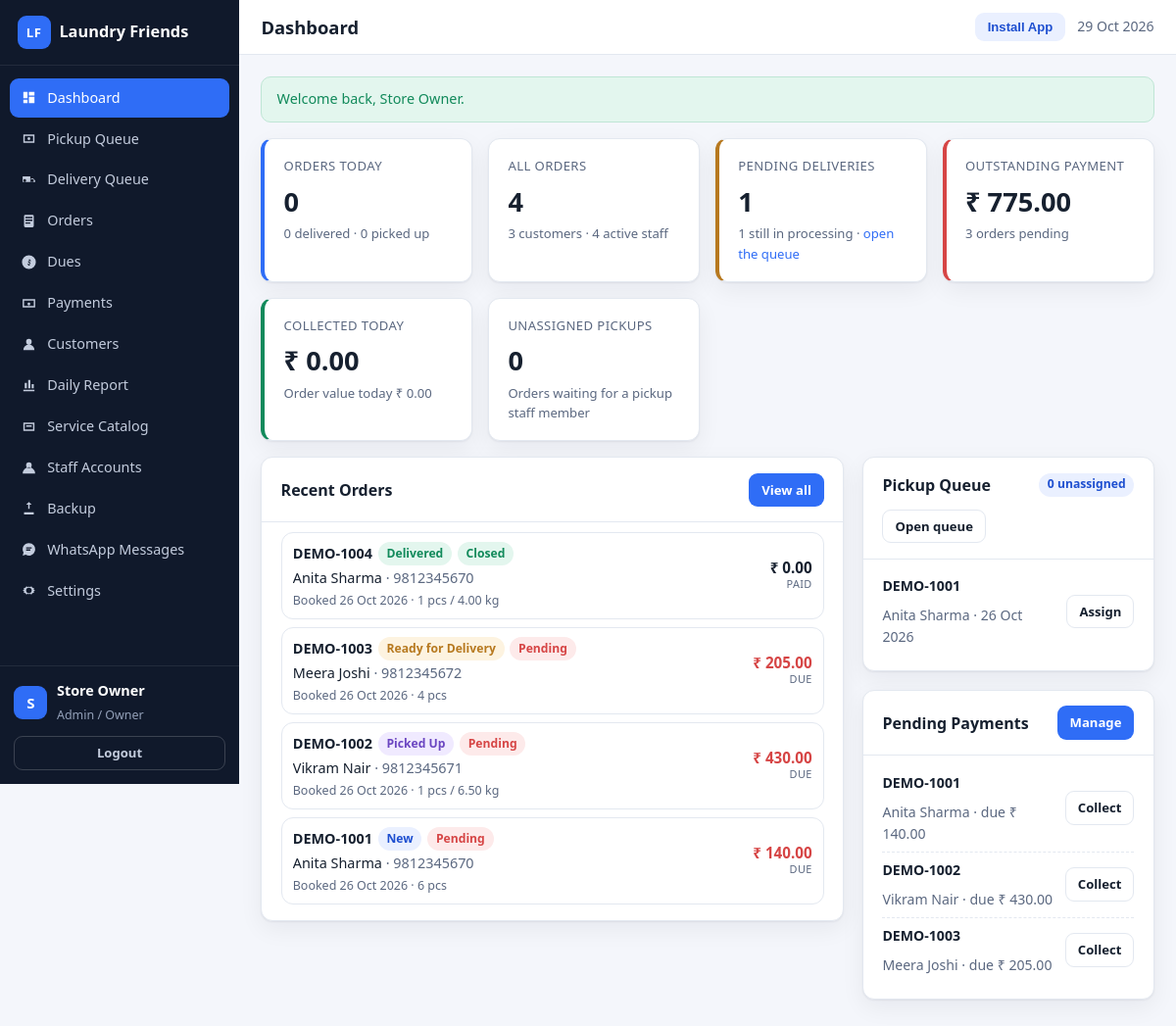
The app's page /admin/index.php (signed in) with its own data.
### tables this page shows
CREATE TABLE IF NOT EXISTS users (
  id INT UNSIGNED AUTO_INCREMENT PRIMARY KEY,
  role ENUM('super_admin','admin','staff','customer') NOT NULL DEFAULT 'customer',
  name VARCHAR(100) NOT NULL,
  email VARCHAR(150) NULL,
  phone VARCHAR(20) NULL,
  phone_key VARCHAR(20) NULL,
  password_hash VARCHAR(255) NOT NULL,
  is_active TINYINT(1) NOT NULL DEFAULT 1,
  must_change_password TINYINT(1) NOT NULL DEFAULT 0,
  last_login_at DATETIME NULL,
  created_by INT UNSIGNED NULL,
  created_at DATETIME NOT NULL DEFAULT CURRENT_TIMESTAMP,
  updated_at DATETIME NOT NULL DEFAULT CURRENT_TIMESTAMP ON UPDATE CURRENT_TIMESTAMP,
  UNIQUE KEY uq_users_email (email),
  UNIQUE KEY uq_users_phone_key (phone_key),
  KEY idx_users_role (role),
  KEY idx_users_active (is_active)
);

CREATE TABLE IF NOT EXISTS orders (
  id INT UNSIGNED AUTO_INCREMENT PRIMARY KEY,
  order_number VARCHAR(30) NOT NULL,
  customer_id INT UNSIGNED NOT NULL,
  source ENUM('customer','admin') NOT NULL DEFAULT 'admin',
  pricing_mode ENUM('per_item','per_kg') NOT NULL DEFAULT 'per_item',
  status ENUM('new','pickup_assigned','picked_up','processing','ready_for_delivery','out_for_delivery','delivered','cancelled') NOT NULL DEFAULT 'new',
  payment_status ENUM('pending','partial','paid') NOT NULL DEFAULT 'pending',
  order_date DATE NOT NULL,
  scheduled_pickup_date DATE NULL,
  scheduled_delivery_date DATE NULL,
  contact_name VARCHAR(100) NOT NULL,
  contact_phone VARCHAR(20) NOT NULL,
  delivery_address TEXT NOT NULL,
  pickup_latitude DECIMAL(10,7) NULL,
  pickup_longitude DECIMAL(10,7) NULL,
  pickup_place_id VARCHAR(255) NULL,
  pickup_staff_id INT UNSIGNED NULL,
  delivery_staff_id INT UNSIGNED NULL,
  pickup_assigned_at DATETIME NULL,
  delivery_assigned_at DATETIME NULL,
  pickup_completed_at DATETIME NULL,
  delivery_completed_at DATETIME NULL,
  subtotal DECIMAL(12,2) NOT NULL DEFAULT 0,
  discount_amount DECIMAL(12,2) NOT NULL DEFAULT 0,
  delivery_charge DECIMAL(12,2) NOT NULL DEFAULT 0,
  tax_amount DECIMAL(12,2) NOT NULL DEFAULT 0,
  total_amount DECIMAL(12,2) NOT NULL DEFAULT 0,
  paid_amount DECIMAL(12,2) NOT NULL DEFAULT 0,
  notes TEXT NULL,
  staff_notes TEXT NULL,
  created_by INT UNSIGNED NULL,
  created_at DATETIME NOT NULL DEFAULT CURRENT_TIMESTAMP,
  updated_at DATETIME NOT NULL DEFAULT CURRENT_TIMESTAMP ON UPDATE CURRENT_TIMESTAMP,
  UNIQUE KEY uq_orders_number (order_number),
  KEY idx_orders_customer (customer_id),
  KEY idx_orders_status (status),
  KEY idx_orders_pickup_staff (pickup_staff_id),
  KEY idx_orders_delivery_staff (delivery_staff_id),
  KEY idx_orders_payment (payment_status),
  KEY idx_orders_date (order_date)
);

### admin/index.php (the view, shortened to what the rows shown need)
<?php
require_once dirname(__DIR__) . '/includes/layout.php';
require_once dirname(__DIR__) . '/includes/orders.php';
require_once dirname(__DIR__) . '/includes/order-tiles.php';
$user = require_admin();
$recentOrders = db_all('SELECT * FROM orders ORDER BY id DESC LIMIT 8');
$pendingPayments = db_all(
    "SELECT o.*, c.name AS customer_name FROM orders o
     JOIN customers c ON c.id = o.customer_id
     WHERE o.payment_status <> 'paid' AND o.status <> 'cancelled'
     ORDER BY o.order_date ASC LIMIT 6"
);
$pickupQueue = db_all(
    "SELECT o.*, c.name AS customer_name FROM orders o
     JOIN customers c ON c.id = o.customer_id
     WHERE o.status IN ('new','pickup_assigned') ORDER BY o.scheduled_pickup_date ASC, o.id ASC LIMIT 6"
);
layout_start('Dashboard', 'app');
?>
<div class="detail-grid">
    <div>
        <div class="panel">
            <div class="panel-head">
                <h2>Recent Orders</h2>
            </div>
            <div class="panel-body tight">
                <?php if ($recentOrders === []): ?>
                    <div class="empty-state">No orders yet.</div>
                <?php else: ?>
                    <?php foreach ($recentOrders as $order): ?>
                        <?php
                        $recentNote = 'Booked ' . format_date((string) $order['order_date']) . ' · ' . order_items_summary((int) $order['id']);
                        order_tile($order, [
                            'note' => $recentNote,
                            'actions' => '<a class="btn btn-sm btn-ghost" href="' . e(url('admin/order-view.php?id=' . (int) $order['id'])) . '">Open</a>',
                        ]);
                        ?>
                    <?php endforeach; ?>
                <?php endif; ?>
            </div>
        </div>
    </div>
    <div>
        <div class="panel">
            <div class="panel-head">
                <h2>Pickup Queue</h2>
            </div>
            <div class="panel-body tight">
                <?php if ($pickupQueue === []): ?>
                    <div class="empty-state">No orders waiting for pickup.</div>
                <?php else: ?>
                    <?php foreach ($pickupQueue as $order): ?>
                        <div class="mini-row">
                            <div class="mini-row-main">
                                <strong><?= e($order['order_number']) ?></strong>
                                <span class="subtle"><?= e($order['contact_name']) ?> · <?= e(format_date((string) $order['scheduled_pickup_date'])) ?></span>
                            </div>
                            <div class="mini-row-side">
                                <a class="btn btn-sm btn-ghost" href="<?= e(url('admin/order-view.php?id=' . (int) $order['id'])) ?>">Assign</a>
                            </div>
                        </div>
                    <?php endforeach; ?>
                <?php endif; ?>
            </div>
        </div>
        <div class="panel">
            <div class="panel-head">
                <h2>Pending Payments</h2>
            </div>
            <div class="panel-body tight">
                <?php if ($pendingPayments === []): ?>
                    <div class="empty-state">All payments are settled.</div>
                <?php else: ?>
                    <?php foreach ($pendingPayments as $order): ?>
                        <div class="mini-row">
                            <div class="mini-row-main">
                                <strong><?= e($order['order_number']) ?></strong>
                                <span class="subtle"><?= e($order['contact_name']) ?> · due <?= e(money((float) $order['total_amount'] - (float) $order['paid_amount'])) ?></span>
                            </div>
                            <div class="mini-row-side">
                                <a class="btn btn-sm btn-ghost" href="<?= e(url('admin/payments.php?order=' . (int) $order['id'])) ?>">Collect</a>
                            </div>
                        </div>
                    <?php endforeach; ?>
                <?php endif; ?>
            </div>
        </div>
    </div>
</div>
<?php layout_end(); ?>

### includes/layout.php (shortened to what the rows shown need)
<?php
function layout_nav_items(): array
{
    $user = current_user();
    switch ($user['role']) {
        case 'super_admin':
        case 'admin':
            return [
                ['label' => 'Dashboard', 'href' => 'admin/index.php', 'icon' => 'M4 13h6V4H4v9zm0 7h6v-5H4v5zm8 0h8v-9h-8v9zm0-16v5h8V4h-8z'],
                ['label' => 'Pickup Queue', 'href' => 'admin/pickup-queue.php', 'icon' => 'M4 6h16v12H4V6zm2 2v8h12V8H6zm6 6a2 2 0 110-4 2 2 0 010 4z'],
                ['label' => 'Delivery Queue', 'href' => 'admin/delivery-queue.php', 'icon' => 'M3 7h11v8H3V7zm12 3h3l3 3v2h-6v-5zm-9 5a2 2 0 100-4 2 2 0 000 4zm11 0a2 2 0 100-4 2 2 0 000 4z'],
                ['label' => 'Orders', 'href' => 'admin/orders.php', 'icon' => 'M7 3h10a2 2 0 012 2v14a2 2 0 01-2 2H7a2 2 0 01-2-2V5a2 2 0 012-2zm0 3v2h10V6H7zm0 4v2h10v-2H7zm0 4v2h7v-2H7z'],
                ['label' => 'Dues', 'href' => 'admin/dues.php', 'icon' => 'M12 2a10 10 0 100 20 10 10 0 000-20zm1 15h-2v-1.2c-.6-.2-1.1-.6-1.2-1.3h2c.1.3.3.5.7.5.5 0 .8-.3.8-.8 0-.5-.3-.7-.9-1-.8-.3-1.6-.7-1.6-1.7 0-.7.5-1.2 1.1-1.4V8h2v1.1c.7.2 1.1.7 1.2 1.4h-2c-.1-.3-.3-.5-.6-.5-.4 0-.7.3-.7.7 0 .4.3.6.9.8.8.3 1.7.7 1.7 1.8 0 .8-.5 1.3-1.2 1.5V17z'],
                ['label' => 'Payments', 'href' => 'admin/payments.php', 'icon' => 'M3 6h18v12H3V6zm2 2v8h14V8H5zm7 3a2 2 0 110 4 2 2 0 010-4z'],
                ['label' => 'Customers', 'href' => 'admin/customers.php', 'icon' => 'M12 12a4 4 0 100-8 4 4 0 000 8zm-8 8a8 8 0 1116 0H4z'],
                ['label' => 'Daily Report', 'href' => 'admin/reports/daily.php', 'icon' => 'M4 20h16v-2H4v2zM6 16h3V8H6v8zm5 0h3V4h-3v12zm5 0h3v-6h-3v6z'],
                ['label' => 'Service Catalog', 'href' => 'admin/catalog.php', 'icon' => 'M4 6h16v12H4V6zm2 2v8h12V8H6zm2 2h8v2H8v-2z'],
                ['label' => 'Staff Accounts', 'href' => 'admin/staff.php', 'icon' => 'M12 12a4 4 0 100-8 4 4 0 000 8zm-9 8a9 9 0 1118 0H3z'],
                ['label' => 'Backup', 'href' => 'admin/backup.php', 'icon' => 'M12 3l4 4h-3v6h-2V7H8l4-4zm-7 15h14v3H5v-3z'],
                ['label' => 'WhatsApp Messages', 'href' => 'admin/whatsapp-templates.php', 'icon' => 'M12 3a9 9 0 00-7.7 13.6L3 21l4.5-1.2A9 9 0 1012 3zm-4 6h8v2H8V9zm0 3h6v2H8v-2z'],
                ['label' => 'Settings', 'href' => 'admin/settings.php', 'icon' => 'M12 8a4 4 0 100 8 4 4 0 000-8zm9 4l-2 1.2.3 2.3-2.3.3L15.5 18l-1.9-1.4L12 17.6l-1.6-1L8.5 18l-1.5-2.2-2.3-.3.3-2.3L3 12l2-1.2-.3-2.3L7 8.2 8.5 6l1.9 1.4L12 6.4l1.6 1L15.5 6l1.5 2.2 2.3.3-.3 2.3L21 12z'],
            ];
    }
    return [];
}
function layout_is_active(string $href): bool
{
    $self = basename($_SERVER['SCRIPT_NAME'] ?? '');
    $target = basename($href);
    if ($self === $target) {
        return true;
    }
    $selfDir = basename(dirname($_SERVER['SCRIPT_NAME'] ?? ''));
    $targetDir = basename(dirname($href));
    return $self === $target && $selfDir === $targetDir;
}
function layout_start(string $title, string $layout = 'app'): void
{
    $user = current_user();
    ?><!DOCTYPE html>
<html lang="en">
<head>
<link rel="stylesheet" href="<?= e(asset('assets/css/app.css')) ?>">
</head>
<body class="layout-<?= e($layout) ?>">
<?php if ($layout === 'public'): ?>
<header class="public-header">
    <div class="container nav-row">
        <a class="brand" href="<?= e(url('index.php')) ?>">
            <span class="brand-mark">LF</span>
            <span><?= e(APP_NAME) ?></span>
        </a>
        <nav class="public-nav">
            <a href="<?= e(url('index.php')) ?>#services">Services</a>
            <a href="<?= e(url('index.php')) ?>#how">How it works</a>
            <a href="<?= e(url('index.php')) ?>#contact">Contact</a>
            <button class="btn btn-soft btn-sm install-btn" type="button" data-install-app>Install App</button>
            <?php if ($user !== null): ?>
                <a class="btn btn-primary btn-sm" href="<?= e(url(home_for_role($user['role']))) ?>">Go to Dashboard</a>
                <a class="btn btn-ghost btn-sm" href="<?= e(url('logout.php')) ?>">Logout</a>
            <?php else: ?>
                <a class="btn btn-ghost btn-sm" href="<?= e(url('login.php')) ?>">Login</a>
                <a class="btn btn-primary btn-sm" href="<?= e(url('customer/schedule-pickup.php')) ?>">Schedule Pickup</a>
            <?php endif; ?>
        </nav>
    </div>
</header>
<?php elseif ($layout === 'app'): ?>
<div class="app-shell">
    <aside class="sidebar" id="sidebar">
        <div class="sidebar-brand">
            <a class="brand" href="<?= e(url('index.php')) ?>">
                <span class="brand-mark">LF</span>
                <span><?= e(APP_NAME) ?></span>
            </a>
        </div>
        <nav class="sidebar-nav">
            <?php foreach (layout_nav_items() as $item): ?>
                <a class="nav-link<?= layout_is_active($item['href']) ? ' active' : '' ?>" href="<?= e(url($item['href'])) ?>">
                    <svg viewBox="0 0 24 24" aria-hidden="true"><path d="<?= e($item['icon']) ?>"/></svg>
                    <span><?= e($item['label']) ?></span>
                </a>
            <?php endforeach; ?>
        </nav>
        <div class="sidebar-footer">
            <div class="user-chip">
                <div class="avatar"><?= e(strtoupper(mb_substr($user['name'] ?? 'U', 0, 1))) ?></div>
                <div>
                    <strong><?= e($user['name'] ?? 'Guest') ?></strong>
                    <small><?= e(role_label($user['role'] ?? '')) ?></small>
                </div>
            </div>
            <a class="btn btn-ghost btn-sm btn-block" href="<?= e(url('logout.php')) ?>">Logout</a>
        </div>
    </aside>
    <div class="app-main">
        <header class="app-topbar">
            <h1 class="page-title"><?= e($title) ?></h1>
            <div class="topbar-right">
                <button class="btn btn-sm btn-soft install-btn" type="button" data-install-app>Install App</button>
                <span class="today-label"><?= e(date('d M Y')) ?></span>
            </div>
        </header>
        <main class="app-content">
<?php endif; ?>
<?php
}
function layout_end(): void
{
    $layout = $GLOBALS['__layout'] ?? 'app';
    ?>
<?php if ($layout === 'app'): ?>
        </main>
    </div>
</div>
<?php elseif ($layout === 'customer'): ?>
</main>
<?php layout_bottom_nav(); ?>
<?php endif; ?>
</body>
</html>
<?php
}
function layout_bottom_nav(): void
{
    $user = current_user();
    if ($user === null || !in_array($user['role'], array_merge(staff_roles(), ['customer']), true)) {
        return;
    }
    ?>
    <?php
}

### includes/order-tiles.php (shortened to what the rows shown need)
<?php
function order_tile(array $order, array $options = []): void
{
    $orderId = (int) $order['id'];
    $total = (float) ($order['total_amount'] ?? 0);
    $paid = (float) ($order['paid_amount'] ?? 0);
    $due = max(0.0, $total - $paid);
    $paidUp = (string) ($order['payment_status'] ?? '') === 'paid';
    $closed = order_is_closed($order);
    $status = (string) ($order['status'] ?? '');
    $note = (string) ($options['note'] ?? '');
    $oldDues = $options['old_dues'] ?? null;
    ?>
    <article class="tile<?= $oldDues !== null && (float) $oldDues > 0 ? ' tile-has-dues' : '' ?>">
        <details class="tile-fold"<?= !empty($options['open']) ? ' open' : '' ?>>
            <summary class="tile-head">
                <div class="tile-main">
                    <div class="tile-line">
                        <strong class="tile-id"><?= e((string) ($order['order_number'] ?? ('#' . $orderId))) ?></strong>
                        <span class="badge <?= e(status_badge($status)) ?>"><?= e(order_status_label($status)) ?></span>
                        <?php if (!$paidUp): ?>
                            <span class="badge <?= e(status_badge((string) ($order['payment_status'] ?? 'pending'))) ?>"><?= e(payment_status_label((string) ($order['payment_status'] ?? 'pending'))) ?></span>
                        <?php endif; ?>
                        <?php if ($closed): ?>
                            <span class="badge badge-success" title="Delivered and fully paid - no more items can be added">Closed</span>
                        <?php endif; ?>
                    </div>
                    <div class="tile-cust">
                        <?= e((string) ($order['contact_name'] ?? '')) ?>
                        <?php if (!empty($order['contact_phone'])): ?>
                            <span class="subtle"> &middot; <?= e((string) $order['contact_phone']) ?></span>
                        <?php endif; ?>
                    </div>
                    <?php if ($note !== ''): ?>
                        <div class="tile-note"><?= e($note) ?></div>
                    <?php endif; ?>
                </div>
                <div class="tile-side">
                    <strong class="tile-money<?= $due > 0 ? ' is-due' : '' ?>"><?= e(money($due)) ?></strong>
                    <span class="tile-money-label"><?= $due > 0 ? 'due' : ($paidUp ? 'paid' : 'balance') ?></span>
                </div>
            </summary>
        </details>
    </article>
    <?php
}
    ?>

### records on screen
users: name "S", name "Store Owner", role "Admin / Owner"
orders: order_number "DEMO-1004", status "Delivered", payment_status "Closed", contact_name "Anita Sharma", contact_phone "9812345670", note "Booked 26 Oct 2026 · 1 pcs / 4.00 kg", money($due) "₹ 0.00"
orders: order_number "DEMO-1003", status "Ready for Delivery", payment_status "Pending", contact_name "Meera Joshi", contact_phone "9812345672", note "Booked 26 Oct 2026 · 4 pcs", money($due) "₹ 205.00", shows "DUE", money((float) $order['total_amount'] - (float) $order['paid_amount']) "₹ 205.00"
orders: order_number "DEMO-1002", status "Picked Up", payment_status "Pending", contact_name "Vikram Nair", contact_phone "9812345671", note "Booked 26 Oct 2026 · 1 pcs / 6.50 kg", money($due) "₹ 430.00", shows "DUE", money((float) $order['total_amount'] - (float) $order['paid_amount']) "₹ 430.00"
orders: order_number "DEMO-1001", status "New", payment_status "Pending", contact_name "Anita Sharma", contact_phone "9812345670", note "Booked 26 Oct 2026 · 6 pcs", money($due) "₹ 140.00", shows "DUE", scheduled_pickup_date "26 Oct 2026", money((float) $order['total_amount'] - (float) $order['paid_amount']) "₹ 140.00"

### other values on screen
APP_NAME "Laundry Friends"
$item['label'] "Dashboard"
$item['label'] "Pickup Queue"
$item['label'] "Delivery Queue"
$item['label'] "Orders"
$item['label'] "Dues"
$item['label'] "Payments"
$item['label'] "Customers"
$item['label'] "Daily Report"
$item['label'] "Service Catalog"
$item['label'] "Staff Accounts"
$item['label'] "Backup"
$item['label'] "WhatsApp Messages"
$item['label'] "Settings"
$title "Dashboard"
